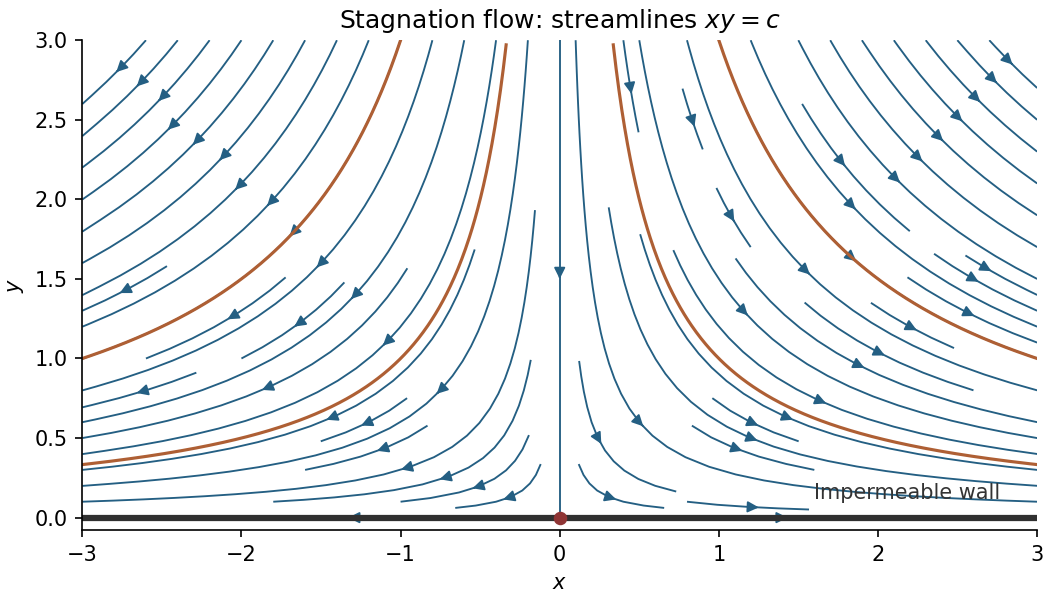

This chart was generated by the following Python code:
"""Python 3.14; numpy and matplotlib. Write the PNG in the current directory."""
from pathlib import Path
import numpy as np
import matplotlib
matplotlib.use('Agg')
import matplotlib.pyplot as plt
x=np.linspace(-3,3,180);y=np.linspace(0,3,100);X,Y=np.meshgrid(x,y)
fig,ax=plt.subplots(figsize=(7,4),layout='constrained',facecolor='white')
ax.streamplot(x,y,X,-Y,color='#245f83',density=1.05,linewidth=.9,arrowsize=1.1)
# Selected level curves emphasize the exact hyperbolic geometry.
for c in [-3,-1,1,3]:
 xx=np.linspace(.04,3,500)*np.sign(c);yy=c/xx;mask=(yy>=0)&(yy<=3)
 ax.plot(xx[mask],yy[mask],color='#ae5f34',lw=1.5)
ax.axhline(0,color='#303030',lw=3);ax.scatter([0],[0],color='#8f3535',s=30,zorder=5)
ax.text(1.6,.12,'Impermeable wall',fontsize=10,color='#333333')
ax.set(xlabel='$x$',ylabel='$y$',title=r'Stagnation flow: streamlines $xy=c$',xlim=(-3,3),ylim=(-.08,3),aspect='equal')
ax.spines[['top','right']].set_visible(False)
fig.savefig(Path.cwd()/'2012-stagnation-streamlines.png',dpi=150,facecolor='white')
